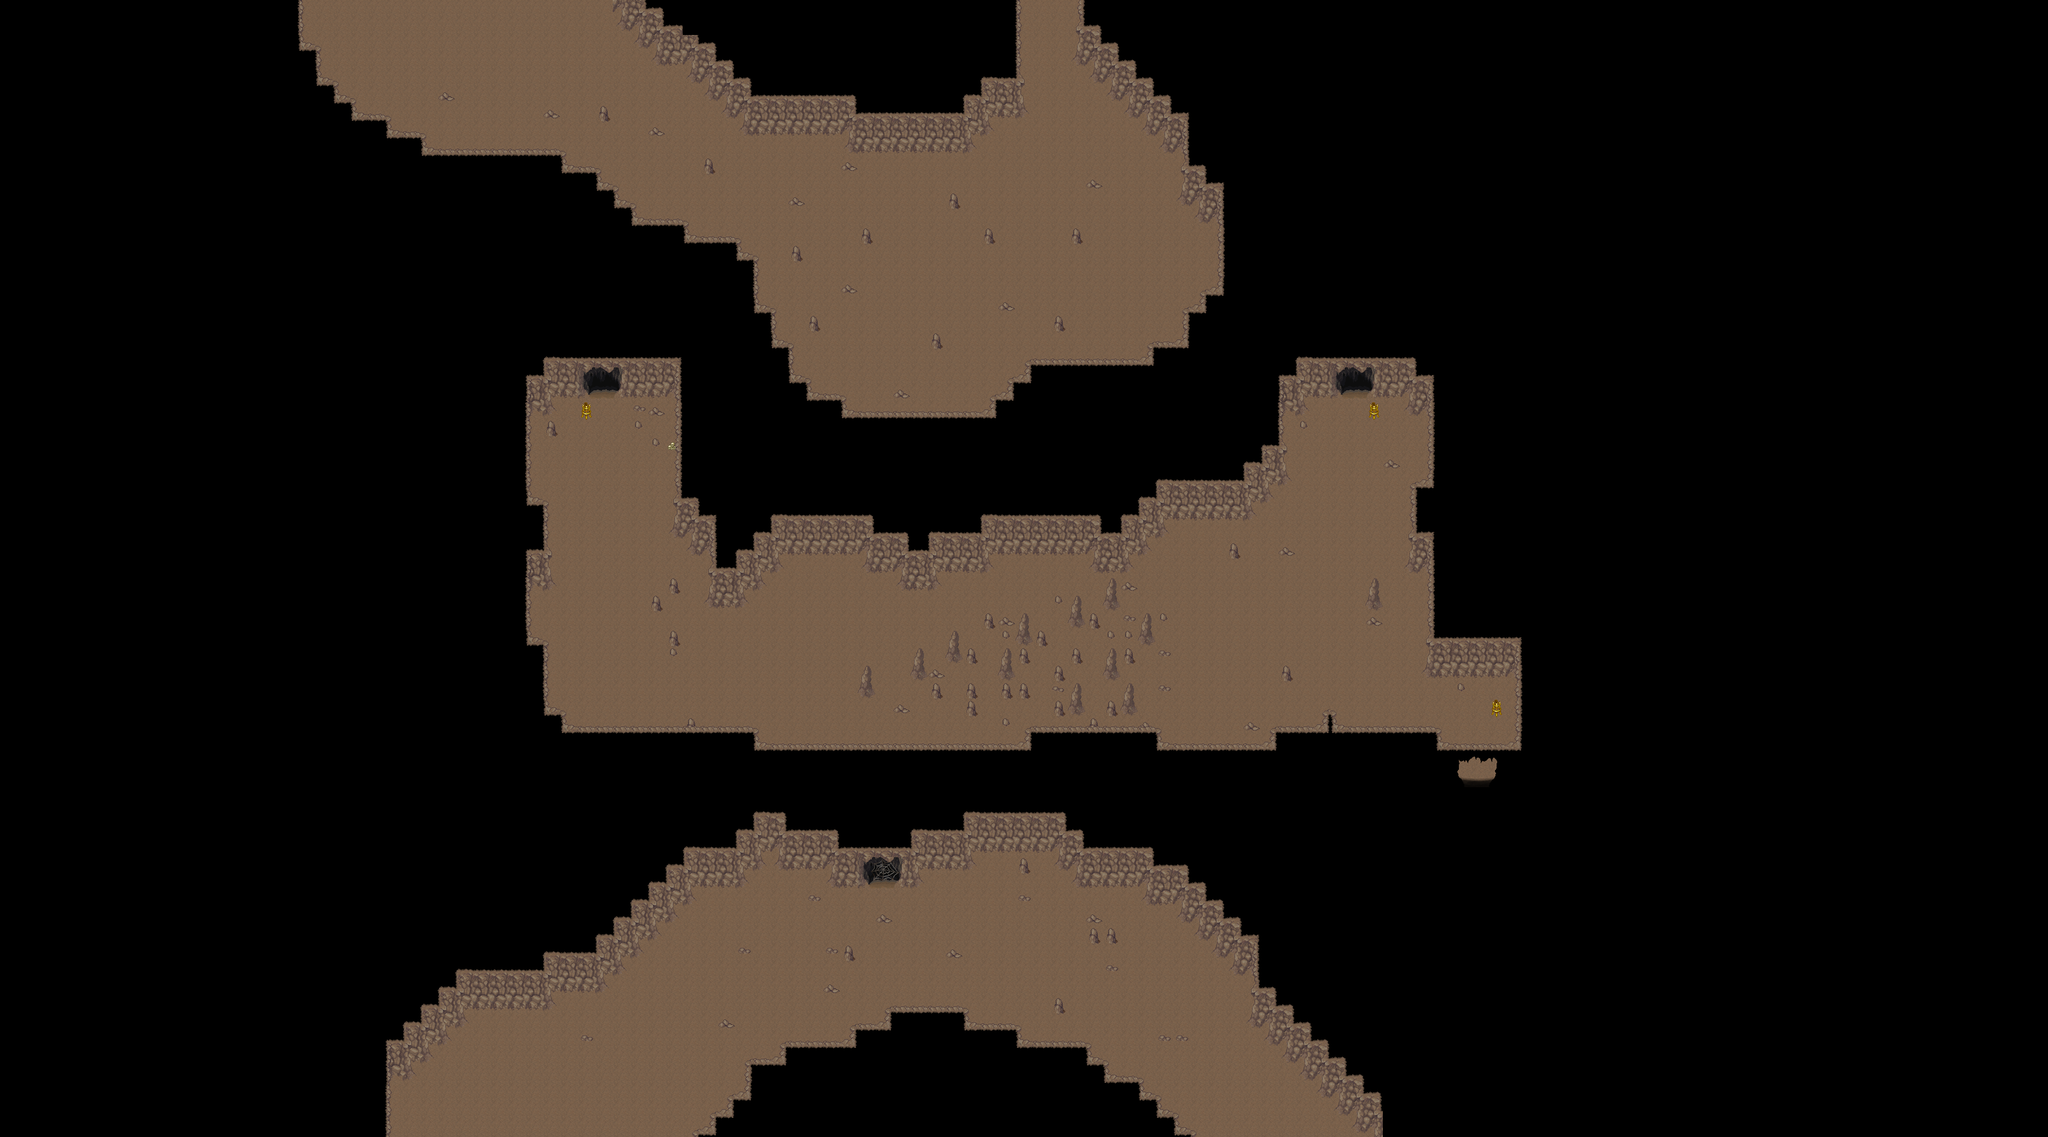

This is a level from a 2D game, rendered from its Tiled map with the project's own tilesets. A one-line summary and the map file follow, with tile-layer data summarised:
An orthogonal 117x65 tile map with 32x32 px tiles, 4 tile layers (Ground1, Ground2, Fringe, Over1), 2 hidden layers not drawn, 4 tilesets and 17 objects (7x spawn, 7x fixme, 3x warp).

<map version="1.5" tiledversion="1.7.2" orientation="orthogonal" renderorder="right-down" width="117" height="65" tilewidth="32" tileheight="32" infinite="0" nextlayerid="119" nextobjectid="65">
 <properties>
  <property name="background0image" value="graphics/images/spit23loginwallpaper_800x600.png" />
  <property name="author" value="Saulc, toelke, Xanthem" />
  <property name="license" value="CC BY-SA 4.0" />
  <property name="manaplus version" value="2" />
  <property name="minimap" value="graphics/minimaps/004-2-6.png" />
  <property name="music" value="cavesong.ogg" />
  <property name="name" value="Canyon Cave" />
  <property name="overlay0image" value="graphics/images/ambient/spotlight.png" />
  <property name="overlay0keepratio" value="true" />
 </properties>
 <tileset firstgid="1" source="../graphics/tilesets/collision.tsx" />
 <tileset firstgid="10" name="cave2" tilewidth="32" tileheight="32" tilecount="144" columns="16">
  <image source="../graphics/tilesets/cave2.png" width="512" height="288" />
 </tileset>
 <tileset firstgid="154" source="../graphics/tilesets/cave2_x2.tsx" />
 <tileset firstgid="186" source="../graphics/tilesets/cave2_bilevel.tsx" />
 <layer id="110" name="Ground1" width="117" height="65">
  <data>[7605 cells, 7605 non-empty, 33 distinct tile ids]</data>
 </layer>
 <layer id="111" name="Ground2" width="117" height="65">
  <data>[7605 cells, 96 non-empty, 13 distinct tile ids]</data>
 </layer>
 <layer id="112" name="Fringe" width="117" height="65">
  <data>[7605 cells, 15 non-empty, 4 distinct tile ids]</data>
 </layer>
 <layer id="113" name="Over1" width="117" height="65">
  <data>[7605 cells, 354 non-empty, 24 distinct tile ids]</data>
 </layer>
 <layer id="114" name="Collision" width="117" height="65" visible="0">
  <data>[7605 cells, 6980 non-empty, 1 distinct tile ids]</data>
 </layer>
 <layer id="118" name="Heights" width="117" height="65" visible="0">
  <data>[7605 cells, 0 non-empty, 0 distinct tile ids]</data>
 </layer>
 <objectgroup color="#000000" id="74" name="Warps">
  <object id="47" name="To Ouside" type="warp" x="1088" y="672" width="32" height="32">
   <properties>
    <property name="dest_map" value="004-2" />
    <property name="dest_x" value="110" />
    <property name="dest_y" value="93" />
   </properties>
  </object>
  <object id="49" name="To Outise" type="warp" x="2688" y="1408" width="32" height="32">
   <properties>
    <property name="dest_map" value="004-2" />
    <property name="dest_x" value="145" />
    <property name="dest_y" value="104" />
   </properties>
  </object>
  <object id="50" name="To Cave" type="warp" x="2464" y="672" width="32" height="32">
   <properties>
    <property name="dest_map" value="004-2-7" />
    <property name="dest_x" value="51" />
    <property name="dest_y" value="38" />
   </properties>
  </object>
 </objectgroup>
 <objectgroup color="#204a87" id="117" name="Spawns" visible="0">
  <object id="57" name="Cave Maggot " type="spawn" x="0" y="0" width="32" height="32">
   <properties>
    <property name="death" value="150000" />
    <property name="max_beings" value="16" />
    <property name="monster_id" value="1027" />
    <property name="spawn" value="35000" />
   </properties>
  </object>
  <object id="58" name="Mountain Snake" type="spawn" x="1888" y="704" width="832" height="768">
   <properties>
    <property name="death" value="150000" />
    <property name="max_beings" value="1" />
    <property name="monster_id" value="1123" />
    <property name="spawn" value="35000" />
   </properties>
  </object>
  <object id="61" name="Snake" type="spawn" x="992" y="800" width="1632" height="576">
   <properties>
    <property name="death" value="150000" />
    <property name="max_beings" value="5" />
    <property name="monster_id" value="1122" />
    <property name="spawn" value="35000" />
   </properties>
  </object>
  <object id="62" name="Scorpion" type="spawn" x="992" y="896" width="256" height="224">
   <properties>
    <property name="death" value="150000" />
    <property name="max_beings" value="1" />
    <property name="monster_id" value="1071" />
    <property name="spawn" value="35000" />
   </properties>
  </object>
  <object id="63" name="Maggot" type="spawn" x="960" y="704" width="288" height="160">
   <properties>
    <property name="death" value="150000" />
    <property name="max_beings" value="2" />
    <property name="monster_id" value="1030" />
    <property name="spawn" value="35000" />
   </properties>
  </object>
  <object id="64" name="Maggot" type="spawn" x="2528" y="1280" width="288" height="160">
   <properties>
    <property name="death" value="150000" />
    <property name="max_beings" value="2" />
    <property name="monster_id" value="1030" />
    <property name="spawn" value="35000" />
   </properties>
  </object>
 </objectgroup>
 <objectgroup color="#006400" id="115" name="Plants">
  <object id="51" name="Small Sapphire Bif" type="spawn" x="0" y="0" width="32" height="32">
   <properties>
    <property name="death" value="150000" />
    <property name="max_beings" value="1" />
    <property name="monster_id" value="1113" />
    <property name="spawn" value="35000" />
   </properties>
  </object>
 </objectgroup>
 <objectgroup color="#ffff00" id="6" name="Objects" />
 <objectgroup color="#ffff00" id="116" name="Margin">
  <object id="53" name="margin" type="fixme" x="0" y="640" width="960" height="640" />
  <object id="54" name="margin" type="fixme" x="960" y="0" width="960" height="640" />
  <object id="55" name="margin" type="fixme" x="2784" y="800" width="960" height="640" />
  <object id="56" name="margin" type="fixme" x="1824" y="1440" width="960" height="640" />
 </objectgroup>
 <objectgroup color="#ff0000" id="29" name="Help" visible="0">
  <object id="36" name="18 bla" type="fixme" x="1088" y="704" width="32" height="32" />
  <object id="40" name="20 bla" type="fixme" x="2464" y="704" width="32" height="32" />
  <object id="48" name="21 bla" type="fixme" x="2688" y="1376" width="32" height="32" />
 </objectgroup>
</map>
